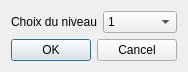
<?xml version="1.0" encoding="UTF-8"?>
<ui version="4.0">
 <class>LevelChooserDialog</class>
 <widget class="QDialog" name="LevelChooserDialog">
  <property name="geometry">
   <rect>
    <x>0</x>
    <y>0</y>
    <width>184</width>
    <height>70</height>
   </rect>
  </property>
  <property name="windowTitle">
   <string>Dialog</string>
  </property>
  <layout class="QVBoxLayout" name="verticalLayout">
   <item>
    <layout class="QFormLayout" name="formLayout">
     <item row="0" column="0">
      <widget class="QLabel" name="niveauLabel">
       <property name="text">
        <string>Choix du niveau</string>
       </property>
      </widget>
     </item>
     <item row="0" column="1">
      <widget class="QComboBox" name="niveauComboBox">
       <item>
        <property name="text">
         <string>1</string>
        </property>
       </item>
       <item>
        <property name="text">
         <string>2</string>
        </property>
       </item>
       <item>
        <property name="text">
         <string>3</string>
        </property>
       </item>
       <item>
        <property name="text">
         <string>4</string>
        </property>
       </item>
       <item>
        <property name="text">
         <string>5</string>
        </property>
       </item>
      </widget>
     </item>
    </layout>
   </item>
   <item>
    <widget class="QDialogButtonBox" name="buttonBox">
     <property name="orientation">
      <enum>Qt::Horizontal</enum>
     </property>
     <property name="standardButtons">
      <set>QDialogButtonBox::Cancel|QDialogButtonBox::Ok</set>
     </property>
    </widget>
   </item>
  </layout>
 </widget>
 <resources/>
 <connections>
  <connection>
   <sender>buttonBox</sender>
   <signal>accepted()</signal>
   <receiver>LevelChooserDialog</receiver>
   <slot>accept()</slot>
   <hints>
    <hint type="sourcelabel">
     <x>248</x>
     <y>254</y>
    </hint>
    <hint type="destinationlabel">
     <x>157</x>
     <y>274</y>
    </hint>
   </hints>
  </connection>
  <connection>
   <sender>buttonBox</sender>
   <signal>rejected()</signal>
   <receiver>LevelChooserDialog</receiver>
   <slot>reject()</slot>
   <hints>
    <hint type="sourcelabel">
     <x>316</x>
     <y>260</y>
    </hint>
    <hint type="destinationlabel">
     <x>286</x>
     <y>274</y>
    </hint>
   </hints>
  </connection>
 </connections>
</ui>
